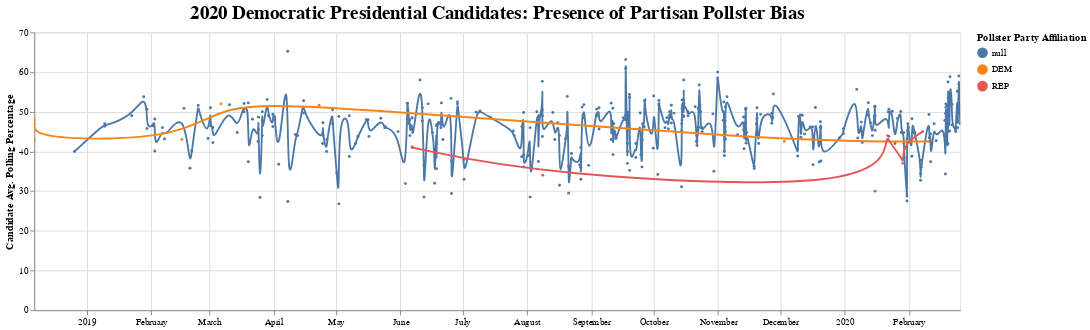

This figure's Vega-Lite source:
### Vega specification from a JSON file in a GitHub repository (floating-point values rounded to 4 significant figures; data arrays with more than 128 entries replaced by an {"elided": "..."} marker saying what was removed)
{"$schema": "https://vega.github.io/schema/vega/v5.json", "background": "white", "padding": 5, "width": 1000, "height": 300, "title": {"anchor": "middle", "offset": 5, "orient": "top", "text": "2020 Democratic Presidential Candidates: Presence of Partisan Pollster Bias", "frame": "group"}, "style": "cell", "data": [{"name": "selector017_store"}, {"name": "selector018_store"}, {"name": "data-a3158197521d6144a8f8db180a5d67de", "values": {"elided": "1549 records"}}, {"name": "data_0", "source": "data-a3158197521d6144a8f8db180a5d67de", "transform": [{"type": "formula", "expr": "toDate(datum[\"created_at\"])", "as": "created_at"}]}, {"name": "data_1", "source": "data_0", "transform": [{"type": "filter", "expr": "(isDate(datum[\"created_at\"]) || (isValid(datum[\"created_at\"]) && isFinite(+datum[\"created_at\"])))"}]}, {"name": "data_2", "source": "data_0", "transform": [{"type": "formula", "expr": "hours(datum.created_at) != hours(datum.utc) ? true : false", "as": "compliant"}, {"type": "aggregate", "groupby": ["partisan", "created_at"], "ops": ["mean"], "fields": ["pct"], "as": ["mean_pct"]}]}, {"name": "data_3", "source": "data_2", "transform": [{"type": "filter", "expr": "(isDate(datum[\"created_at\"]) || (isValid(datum[\"created_at\"]) && isFinite(+datum[\"created_at\"])))"}]}, {"name": "data_4", "source": "data_0", "transform": [{"type": "filter", "expr": "(vlSelectionTest(\"selector018_store\", datum))"}, {"type": "filter", "expr": "(isDate(datum[\"created_at\"]) || (isValid(datum[\"created_at\"]) && isFinite(+datum[\"created_at\"])))"}]}], "signals": [{"name": "unit", "value": {}, "on": [{"events": "mousemove", "update": "isTuple(group()) ? group() : unit"}]}, {"name": "selector017", "update": "{\"created_at\": selector017_created_at}"}, {"name": "selector017_created_at"}, {"name": "selector018", "update": "vlSelectionResolve(\"selector018_store\", \"union\")"}, {"name": "selector017_created_at", "on": [{"events": {"signal": "selector017_translate_delta"}, "update": "panLinear(selector017_translate_anchor.extent_x, -selector017_translate_delta.x / width)"}, {"events": {"signal": "selector017_zoom_delta"}, "update": "zoomLinear(domain(\"x\"), selector017_zoom_anchor.x, selector017_zoom_delta)"}, {"events": [{"source": "scope", "type": "dblclick"}], "update": "null"}], "push": "outer"}, {"name": "selector017_tuple", "on": [{"events": [{"signal": "selector017_created_at"}], "update": "selector017_created_at ? {unit: \"layer_0_layer_0\", fields: selector017_tuple_fields, values: [selector017_created_at]} : null"}]}, {"name": "selector017_tuple_fields", "value": [{"field": "created_at", "channel": "x", "type": "R"}]}, {"name": "selector017_translate_anchor", "value": {}, "on": [{"events": [{"source": "scope", "type": "mousedown"}], "update": "{x: x(unit), y: y(unit), extent_x: domain(\"x\")}"}]}, {"name": "selector017_translate_delta", "value": {}, "on": [{"events": [{"source": "window", "type": "mousemove", "consume": true, "between": [{"source": "scope", "type": "mousedown"}, {"source": "window", "type": "mouseup"}]}], "update": "{x: selector017_translate_anchor.x - x(unit), y: selector017_translate_anchor.y - y(unit)}"}]}, {"name": "selector017_zoom_anchor", "on": [{"events": [{"source": "scope", "type": "wheel", "consume": true}], "update": "{x: invert(\"x\", x(unit)), y: invert(\"y\", y(unit))}"}]}, {"name": "selector017_zoom_delta", "on": [{"events": [{"source": "scope", "type": "wheel", "consume": true}], "force": true, "update": "pow(1.001, event.deltaY * pow(16, event.deltaMode))"}]}, {"name": "selector017_modify", "on": [{"events": {"signal": "selector017_tuple"}, "update": "modify(\"selector017_store\", selector017_tuple, true)"}]}, {"name": "selector018_tuple", "on": [{"events": [{"source": "scope", "type": "mouseover", "markname": "layer_1_voronoi"}], "update": "datum && item().mark.marktype !== 'group' ? {unit: \"layer_1\", fields: selector018_tuple_fields, values: [(item().isVoronoi ? datum.datum : datum)[\"created_at\"]]} : null", "force": true}, {"events": [{"source": "scope", "type": "dblclick"}], "update": "null"}]}, {"name": "selector018_tuple_fields", "value": [{"type": "E", "field": "created_at"}]}, {"name": "selector018_modify", "on": [{"events": {"signal": "selector018_tuple"}, "update": "modify(\"selector018_store\", selector018_tuple, true)"}]}], "marks": [{"name": "layer_0_layer_0_marks", "type": "symbol", "clip": true, "style": ["circle"], "interactive": true, "from": {"data": "data_3"}, "encode": {"update": {"size": {"value": 10}, "interpolate": {"value": "basis"}, "fill": {"scale": "color", "field": "partisan"}, "x": {"scale": "x", "field": "created_at"}, "y": {"scale": "y", "field": "mean_pct"}, "shape": {"value": "circle"}}}}, {"name": "layer_0_layer_1_pathgroup", "type": "group", "from": {"facet": {"name": "faceted_path_layer_0_layer_1_main", "data": "data_2", "groupby": ["partisan"]}}, "encode": {"update": {"width": {"field": {"group": "width"}}, "height": {"field": {"group": "height"}}}}, "marks": [{"name": "layer_0_layer_1_marks", "type": "line", "clip": true, "style": ["line"], "sort": {"field": "datum[\"created_at\"]"}, "interactive": false, "from": {"data": "faceted_path_layer_0_layer_1_main"}, "encode": {"update": {"interpolate": {"value": "basis"}, "stroke": {"scale": "color", "field": "partisan"}, "x": {"scale": "x", "field": "created_at"}, "y": {"scale": "y", "field": "mean_pct"}, "defined": {"signal": "isValid(datum[\"created_at\"]) && isFinite(+datum[\"created_at\"]) && isValid(datum[\"mean_pct\"]) && isFinite(+datum[\"mean_pct\"])"}}}}]}, {"name": "layer_1_marks", "type": "symbol", "clip": true, "style": ["circle"], "interactive": true, "from": {"data": "data_1"}, "encode": {"update": {"opacity": {"value": 0}, "fill": {"value": "#4c78a8"}, "tooltip": {"signal": "{\"candidate_name\": ''+datum[\"candidate_name\"], \"candidate_party\": ''+datum[\"candidate_party\"], \"pct\": format(datum[\"pct\"], \"\"), \"fte_grade\": ''+datum[\"fte_grade\"], \"partisan\": ''+datum[\"partisan\"], \"created_at\": timeFormat(datum[\"created_at\"], '%b %d, %Y')}"}, "x": {"scale": "x", "field": "created_at"}, "y": {"signal": "height", "mult": 0.5}, "shape": {"value": "circle"}}}}, {"name": "layer_1_voronoi", "type": "path", "interactive": true, "from": {"data": "layer_1_marks"}, "encode": {"update": {"fill": {"value": "transparent"}, "strokeWidth": {"value": 0.35}, "stroke": {"value": "transparent"}, "isVoronoi": {"value": true}, "tooltip": {"signal": "{\"candidate_name\": ''+datum.datum[\"candidate_name\"], \"candidate_party\": ''+datum.datum[\"candidate_party\"], \"pct\": format(datum.datum[\"pct\"], \"\"), \"fte_grade\": ''+datum.datum[\"fte_grade\"], \"partisan\": ''+datum.datum[\"partisan\"], \"created_at\": timeFormat(datum.datum[\"created_at\"], '%b %d, %Y')}"}}}, "transform": [{"type": "voronoi", "x": {"expr": "datum.datum.x || 0"}, "y": {"expr": "datum.datum.y || 0"}, "size": [{"signal": "width"}, {"signal": "height"}]}]}, {"name": "layer_2_marks", "type": "symbol", "clip": true, "style": ["point"], "interactive": false, "from": {"data": "data_3"}, "encode": {"update": {"size": {"value": 300}, "fill": {"value": "transparent"}, "stroke": {"scale": "color", "field": "partisan"}, "opacity": [{"test": "(vlSelectionTest(\"selector018_store\", datum))", "value": 1}, {"value": 0}], "x": {"scale": "x", "field": "created_at"}, "y": {"scale": "y", "field": "mean_pct"}}}}, {"name": "layer_3_marks", "type": "rule", "clip": true, "style": ["rule"], "interactive": false, "from": {"data": "data_4"}, "encode": {"update": {"stroke": {"value": "lightgray"}, "x": {"scale": "x", "field": "created_at"}, "y": {"value": 0}, "y2": {"field": {"group": "height"}}}}}], "scales": [{"name": "x", "type": "time", "domain": {"fields": [{"data": "data_3", "field": "created_at"}, {"data": "data_2", "field": "created_at"}, {"data": "data_1", "field": "created_at"}, {"data": "data_4", "field": "created_at"}]}, "domainRaw": {"signal": "selector017[\"created_at\"]"}, "range": [0, {"signal": "width"}]}, {"name": "y", "type": "linear", "domain": {"fields": [{"data": "data_3", "field": "mean_pct"}, {"data": "data_2", "field": "mean_pct"}]}, "range": [{"signal": "height"}, 0], "nice": true, "zero": true}, {"name": "color", "type": "ordinal", "domain": {"fields": [{"data": "data_3", "field": "partisan"}, {"data": "data_2", "field": "partisan"}], "sort": true}, "range": "category"}], "axes": [{"scale": "x", "orient": "bottom", "gridScale": "y", "grid": true, "tickCount": {"signal": "ceil(width/40)"}, "domain": false, "labels": false, "maxExtent": 0, "minExtent": 0, "ticks": false, "zindex": 0}, {"scale": "y", "orient": "left", "gridScale": "x", "grid": true, "tickCount": {"signal": "ceil(height/40)"}, "domain": false, "labels": false, "maxExtent": 0, "minExtent": 0, "ticks": false, "zindex": 0}, {"scale": "x", "orient": "bottom", "grid": false, "labelFlush": true, "labelOverlap": true, "tickCount": {"signal": "ceil(width/40)"}, "zindex": 0}, {"scale": "y", "orient": "left", "grid": false, "title": "Candidate Avg. Polling Percentage", "labelOverlap": true, "tickCount": {"signal": "ceil(height/40)"}, "zindex": 0}], "legends": [{"title": "Pollster Party Affiliation", "fill": "color", "symbolType": "circle", "stroke": "color", "encode": {"symbols": {"update": {"opacity": {"value": 1}}}}}], "config": {"style": {"group-title": {"fontSize": 20}}}}
